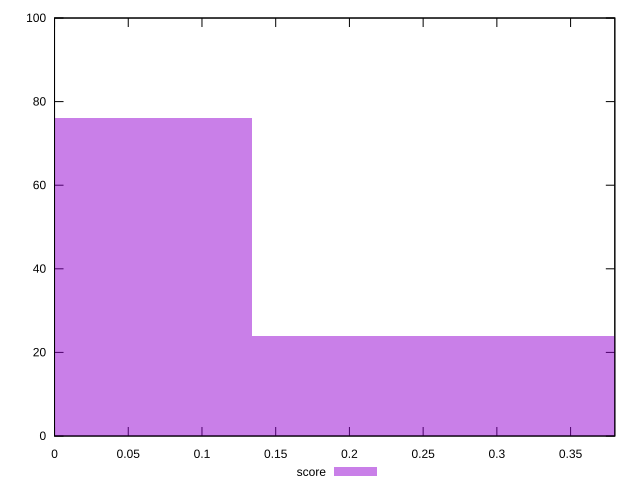

Generate this figure with gnuplot:
reset

$score <<EOF
0 76
0.26833434721374355 24
EOF

set key outside below
set boxwidth 0.26833434721374355
set xrange [0:0.38]
set yrange [0:100]
set trange [0:100]
set style fill transparent solid 0.5 noborder
set terminal svg size 640, 490 enhanced background rgb 'white'
set output "report_00015_2021-02-09T16-11-33.973Z/unused-javascript/samples/pages/score/histogram.svg"

plot $score title "score" with boxes

reset
